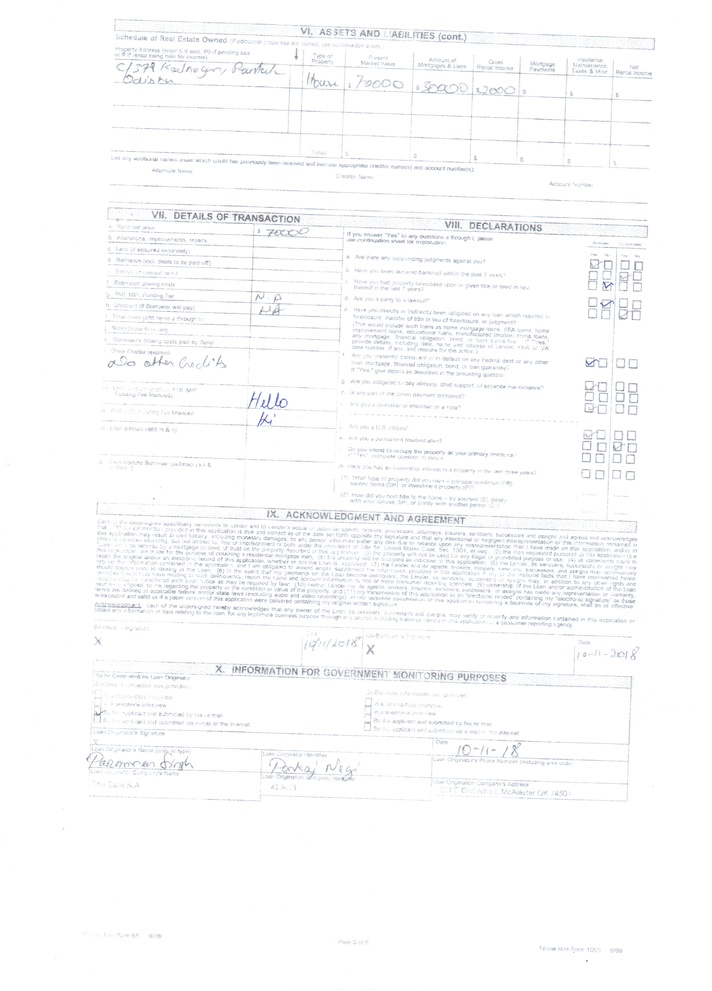
#> input picture Pyimages/Module1/Page3.jpeg, 712 x 991 px, shrunk from 2481 x 3456 before the run
$ python Example19-1.10.1-Gradients.py --image ../Page3.jpeg   (older library calls are emulated)
#> lines starting #> are read from the running program, lines starting #| are printed output that depends on the picture
"""
Objectives:
    Define what an image gradient is.
    Compute changes in direction of an input image.
    Define both gradient magnitude and gradient orientation.
    Learn how to compute gradient magnitude and gradient orientation.
    Approximate the image gradient using Sobel and Scharr kernels.
    Learn how to use the cv2.Sobel  function to compute image gradient representations in OpenCV.

Gradients:
    >The image gradient is one of the fundamental building blocks in computer vision image processing,
    >We use gradients for detecting edges in images, which allows us to find contours and outlines of objects in images,
    >The main application of image gradients lies within edge detection
    >Image gradient is defined as a directional change in image intensity.
    >At each pixel of the input (grayscale) image, a gradient measures the change in pixel intensity in a given direction
    .By estimating the direction or orientation along with the magnitude (i.e. how strong the change in direction is),
    we are able to detect regions of an image that look like edges
    Gradient magnitude and Gradient orientation.
    Gy = I(x, y + 1) - I(x, y - 1)
    Gx = I(x + 1, y) - I(x - 1, y)
    gradient magnitude:
        measure how strong the change in image intensity is. The gradient magnitude is a real-valued number that
        quantifies the “strength” of the change in intensity.
        G = (Gx^2+Gy^2)^(1/2)
    Gradient orientation:
        in which direction the change in intensity is pointing. As the name suggests, the gradient orientation will give
         us an angle or \theta that we can use to quantify the direction of the change
         degree= arctan2(Gy,Gx)*(180/3.14)


    Sobel and Scharr kernels:


"""
# import the necessary packages
import argparse
import numpy as np
import cv2

# construct the argument parser and parse the arguments
ap = argparse.ArgumentParser()
ap.add_argument("-i", "--image", required=True, help="Path to the image")
ap.add_argument("-l", "--lower-angle", type=float, default=175.0,help="Lower orientation angle")
ap.add_argument("-u", "--upper-angle", type=float, default=180.0,help="Upper orientation angle")
args = vars(ap.parse_args())


# load the image, convert it to grayscale, and display the original
# image
image = cv2.imread(args["image"])
#> image is the input picture: shape (991, 712, 3); mean B, G, R 251.4, 250.9, 250.5
gray = cv2.cvtColor(image, cv2.COLOR_BGR2GRAY)
cv2.imshow("Original", image)

# compute gradients along the X and Y axis, respectively
gX = cv2.Sobel(gray, ddepth=cv2.CV_64F, dx=1, dy=0)
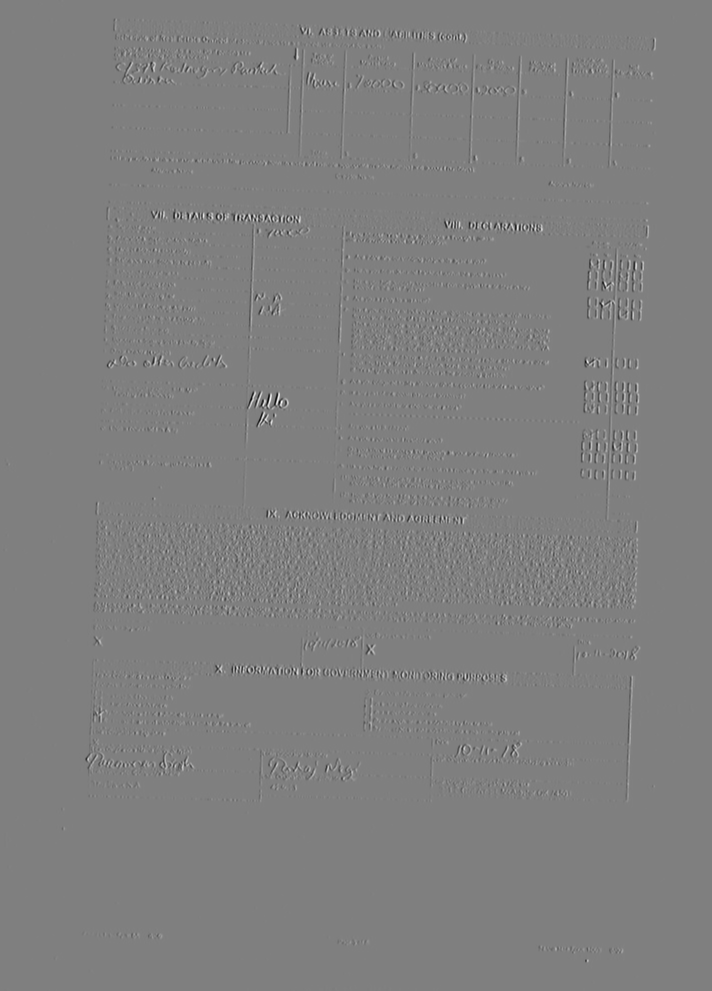
#> gX: shape (991, 712) float64; min -622, max 620, mean 0; drawn with min black and max white
gY = cv2.Sobel(gray, ddepth=cv2.CV_64F, dx=0, dy=1)

# the `gX` and `gY` images are now of the floating point data type,
# so we need to take care to convert them back to an unsigned 8-bit
# integer representation so other OpenCV functions can utilize them
gX = cv2.convertScaleAbs(gX)
gY = cv2.convertScaleAbs(gY)
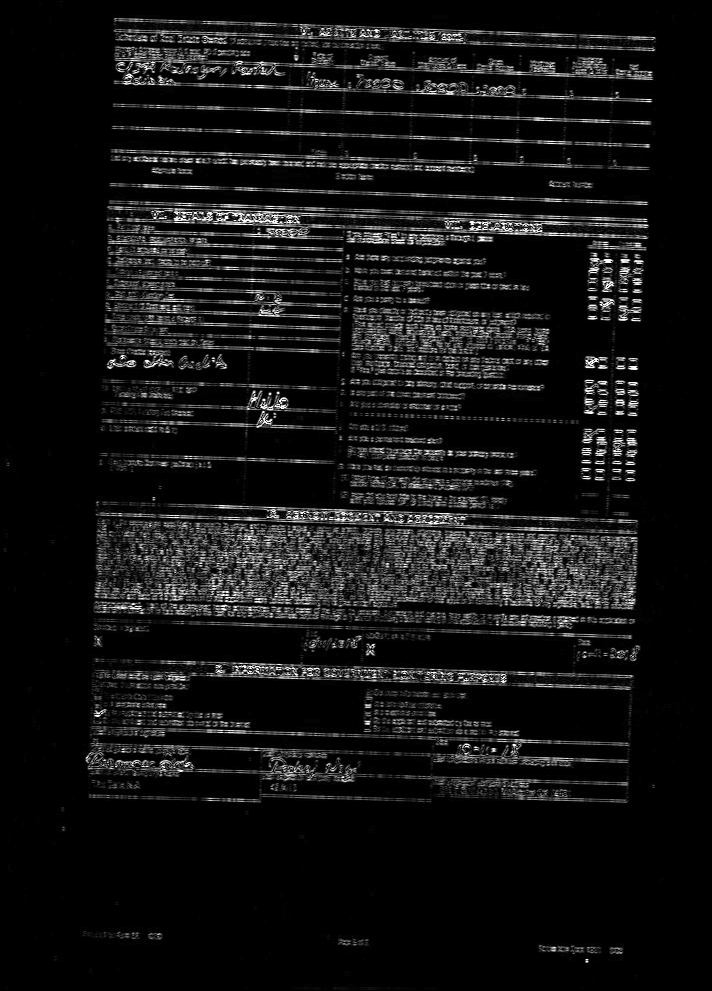
#> gY: shape (991, 712); min 0, max 255, mean 19.7

# combine the sobel X and Y representations into a single image
sobelCombined = cv2.addWeighted(gX, 0.5, gY, 0.5, 0)
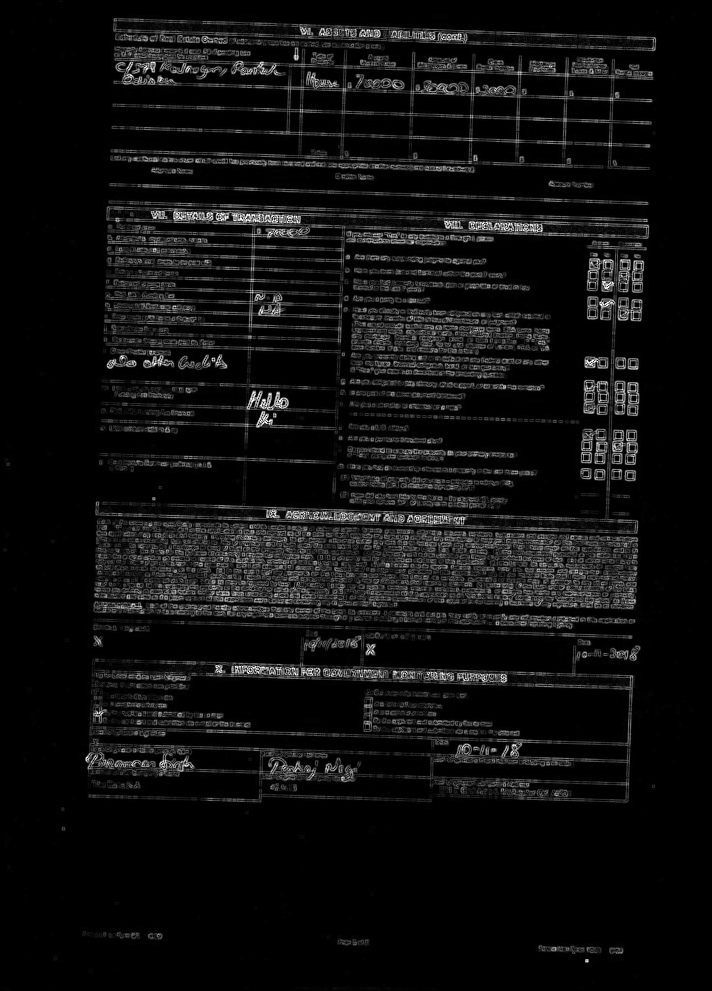
#> sobelCombined: shape (991, 712); min 0, max 255, mean 15.6

# show our output images
cv2.imshow("Sobel X", gX)
cv2.imshow("Sobel Y", gY)
cv2.imshow("Sobel Combined", sobelCombined)
cv2.waitKey(0)

gray = cv2.cvtColor(image, cv2.COLOR_BGR2GRAY)
cv2.imshow("Original", image)

# compute gradients along the X and Y axis, respectively
gX = cv2.Sobel(gray, cv2.CV_64F, 1, 0)
gY = cv2.Sobel(gray, cv2.CV_64F, 0, 1)

# compute the gradient magnitude and orientation respectively
mag = np.sqrt((gX ** 2) + (gY ** 2))
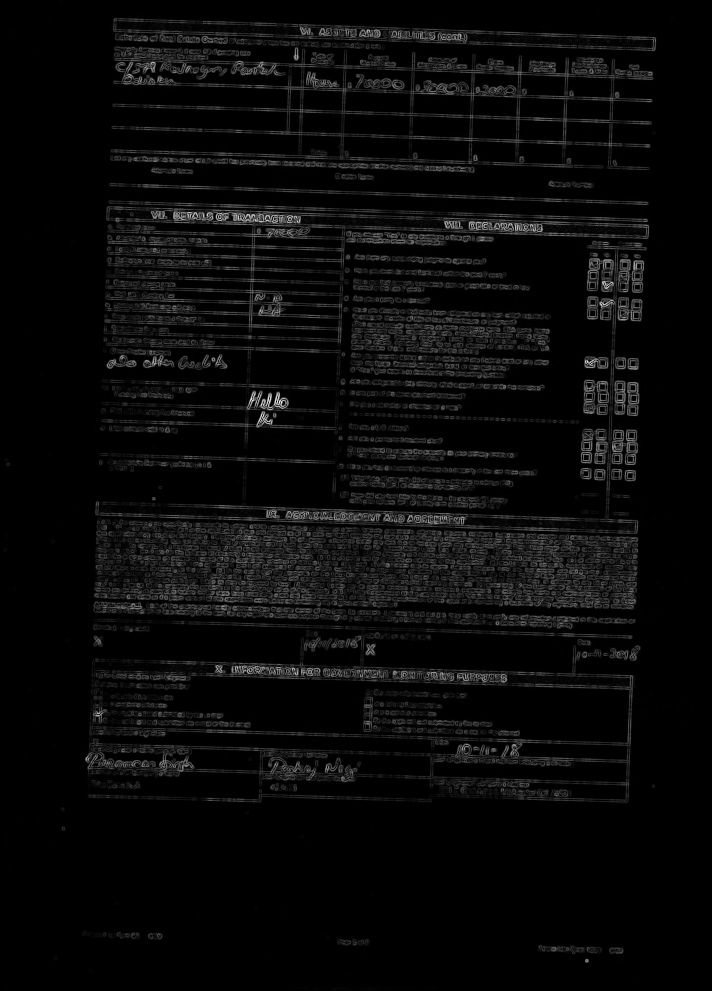
#> mag: shape (991, 712) float64; min 0, max 650.2, mean 25.9; drawn with min black and max white
orientation = np.arctan2(gY, gX) * (180 / np.pi) % 180
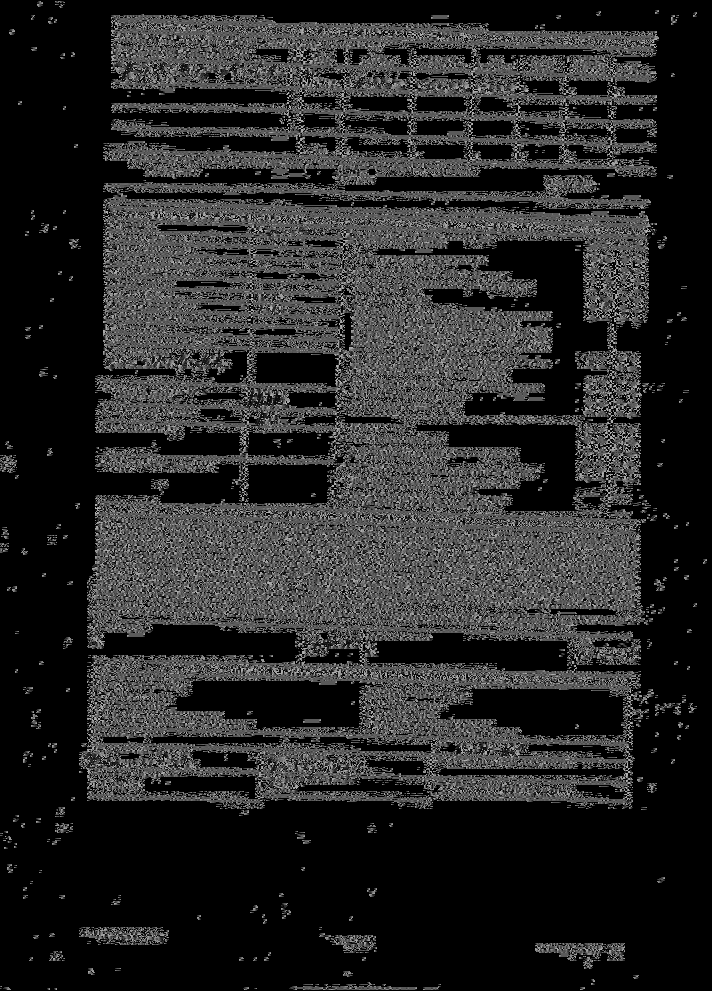
#> orientation: shape (991, 712) float64; min 0, max 179.9, mean 39.2

# find all pixels that are within the upper and low angle boundaries
idxs = np.where(orientation >= args["lower_angle"], orientation, -1)
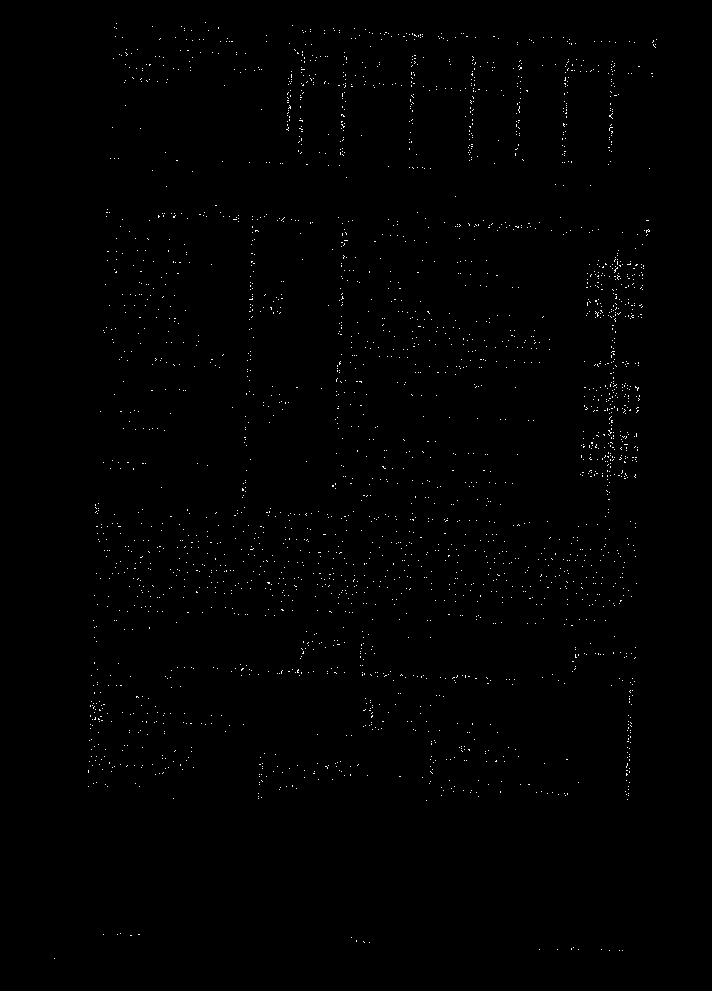
#> idxs: shape (991, 712) float64; min -1, max 179.9, mean -0.1; drawn with min black and max white
idxs = np.where(orientation <= args["upper_angle"], idxs, -1)
mask = np.zeros(gray.shape, dtype="uint8")
mask[idxs > -1] = 255

# show the images
cv2.imshow("Mask", mask)
cv2.waitKey(0)
